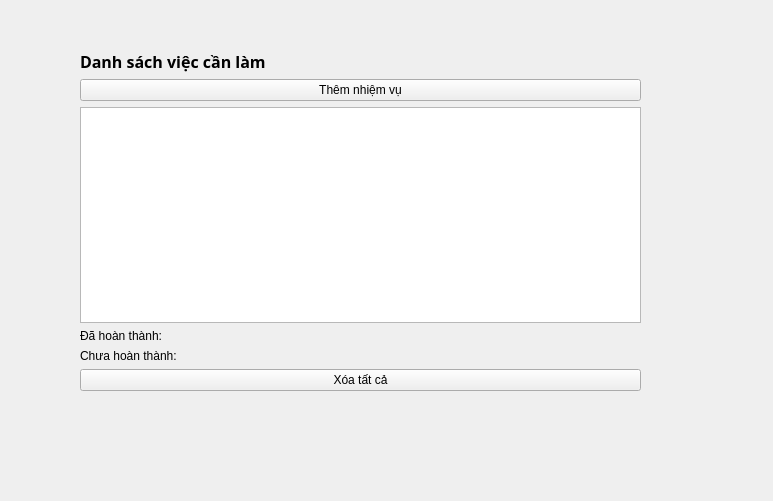
<?xml version="1.0" encoding="UTF-8"?>
<ui version="4.0">
 <class>MainWindow</class>
 <widget class="QMainWindow" name="MainWindow">
  <property name="geometry">
   <rect>
    <x>0</x>
    <y>0</y>
    <width>773</width>
    <height>501</height>
   </rect>
  </property>
  <property name="windowTitle">
   <string>MainWindow</string>
  </property>
  <widget class="QWidget" name="centralwidget">
   <widget class="QWidget" name="verticalLayoutWidget_2">
    <property name="geometry">
     <rect>
      <x>80</x>
      <y>50</y>
      <width>561</width>
      <height>341</height>
     </rect>
    </property>
    <layout class="QVBoxLayout" name="verticalLayout_2">
     <item>
      <layout class="QVBoxLayout" name="verticalLayout">
       <item>
        <widget class="QLabel" name="title">
         <property name="font">
          <font>
           <family>Lucida Fax</family>
           <pointsize>12</pointsize>
           <weight>75</weight>
           <bold>true</bold>
          </font>
         </property>
         <property name="text">
          <string>Danh sách việc cần làm</string>
         </property>
        </widget>
       </item>
       <item>
        <widget class="QPushButton" name="add_task_btn">
         <property name="text">
          <string>Thêm nhiệm vụ</string>
         </property>
        </widget>
       </item>
       <item>
        <widget class="QTableView" name="Table"/>
       </item>
       <item>
        <widget class="QLabel" name="finish_task">
         <property name="text">
          <string>Đã hoàn thành: </string>
         </property>
        </widget>
       </item>
       <item>
        <widget class="QLabel" name="unfinish_task">
         <property name="text">
          <string>Chưa hoàn thành:</string>
         </property>
        </widget>
       </item>
       <item>
        <widget class="QPushButton" name="remove_all_btn">
         <property name="text">
          <string>Xóa tất cả</string>
         </property>
        </widget>
       </item>
      </layout>
     </item>
    </layout>
   </widget>
  </widget>
 </widget>
 <resources/>
 <connections/>
</ui>
